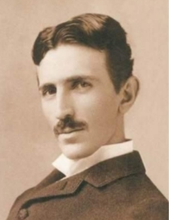
%> input picture Ejercicio3/imagen_tp.png, 169 x 220 px, shrunk from 239 x 311 before the run
$ octave puzzle3.m   (GNU Octave 9; MATLAB toolbox functions it lacks are replaced by stand-ins)
%> lines starting %> are read from the running program, lines starting %| are printed output that depends on the picture
clear all; clc; close all;

[filename, pathname] = uigetfile({'*.jpg;*.jpeg;*.png;*.bmp', 'Imágenes (*.jpg, *.jpeg, *.png, *.bmp)'}, 'Seleccione una imagen');
%> the answer given: Ejercicio3/imagen_tp.png
if isequal(filename, 0)
    disp('No se seleccionó ninguna imagen.');
    return;
end

imagenRGB = imread(fullfile(pathname, filename));
%> imagenRGB is the input picture: size 220x169x3 uint8; mean R, G, B 175.2, 150.1, 128.3
imagenLAB = rgb2lab(imagenRGB);
%> imagenLAB: size 220x169x3 double; mean of channels 1, 2, 3 63.2, 6, 15.1
[alto, ancho, ~] = size(imagenLAB);
%> alto = 220; ancho = 169

alto_pieza = floor(alto / 4);  % Floor para evitar el warning
%> alto_pieza = 55
ancho_pieza = floor(ancho / 4);
%> ancho_pieza = 42

num_piezas = 4;
piezas = cell(num_piezas, num_piezas);

for i = 1:num_piezas
    for j = 1:num_piezas
        fila_inicio = (i-1) * alto_pieza + 1;
        columna_inicio = (j-1) * ancho_pieza + 1;
        fila_fin = i * alto_pieza;
        columna_fin = j * ancho_pieza;
        piezas{i, j} = imagenLAB(fila_inicio:fila_fin, columna_inicio:columna_fin, :);
    end
end
%> after the loop, piezas = 16 items

indices_aleatorios = randperm(num_piezas^2 - 1) + 1;
indices_aleatorios = [1 indices_aleatorios];

piezas_mezcladas = cell(size(piezas));
%> piezas_mezcladas = 16 items
index = 1;
for i = 1:num_piezas
    for j = 1:num_piezas
        piezas_mezcladas{i, j} = piezas{ceil(indices_aleatorios(index) / num_piezas), mod(indices_aleatorios(index)-1, num_piezas) + 1};
        index = index + 1;
    end
end
%> after the loop, index = 17

imagen_mezclada = zeros(alto, ancho, 3, 'like', imagenLAB);
%> imagen_mezclada: size 220x169x3 double; every value is 0
for i = 1:num_piezas
    for j = 1:num_piezas
        fila_inicio = (i-1) * alto_pieza + 1;
        columna_inicio = (j-1) * ancho_pieza + 1;
        fila_fin = i * alto_pieza;
        columna_fin = j * ancho_pieza;
        imagen_mezclada(fila_inicio:fila_fin, columna_inicio:columna_fin, :) = piezas_mezcladas{i, j};
    end
end
%> imagen_mezclada: size 220x169x3 double; mean of channels 1, 2, 3 62.7, 6, 15

piezas_ordenadas = ordenar_piezas(piezas_mezcladas, alto_pieza, ancho_pieza, num_piezas);
%> after the loop in ordenar_piezas, `for i = 1:num_piezas`: diferencia = 120.2; piezas_mezcladas = 16 items
%> piezas_ordenadas = 16 items
imagen_ordenada = zeros(alto, ancho, 3, 'like', imagenLAB);
for i = 1:num_piezas
    for j = 1:num_piezas
        fila_inicio = (i-1) * alto_pieza + 1;
        columna_inicio = (j-1) * ancho_pieza + 1;
        fila_fin = i * alto_pieza;
        columna_fin = j * ancho_pieza;
        imagen_ordenada(fila_inicio:fila_fin, columna_inicio:columna_fin, :) = piezas_ordenadas{i, j};
    end
end
%> imagen_ordenada: size 220x169x3 double; mean of channels 1, 2, 3 62.7, 6, 15

figure;
subplot(1, 3, 1); imshow(imagenRGB); title('Imagen Original');
subplot(1, 3, 2);imshow(lab2rgb(imagen_mezclada)); title('Imagen Mezclada');
%> after `imshow(lab2rgb(imagen_mezclada))`:
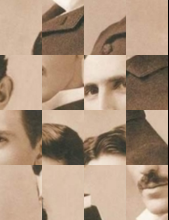
%> displayed picture: size 220x169x3, on the screen's scale of 0 to 255; mean R, G, B 173.9, 148.9, 127.3
subplot(1, 3, 3); imshow(lab2rgb(imagen_ordenada)); title('Imagen Ordenada');
%> after `imshow(lab2rgb(imagen_ordenada))`:
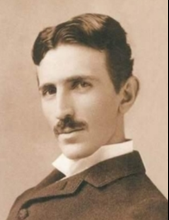
%> displayed picture: size 220x169x3, on the screen's scale of 0 to 255; mean R, G, B 173.9, 148.9, 127.3; mean of the top-left, top-right, bottom-left and bottom-right quarters 170.2, 150.9, 150.8, 128.5

function piezas_ordenadas = ordenar_piezas(piezas_mezcladas, alto_pieza, ancho_pieza, num_piezas)
    % Inicializar la matriz de piezas ordenadas
    piezas_ordenadas = cell(num_piezas, num_piezas);
    piezas_ordenadas{1, 1} = piezas_mezcladas{1, 1}; % La primera pieza se mantiene en su lugar

    for i = 1:num_piezas
        for j = 1:num_piezas
            if i == 1 && j == 1
                continue; % Saltar la primera pieza
            end

            mejor_coincidencia = [];
            minima_diferencia = inf;
            for x = 1:num_piezas
                for y = 1:num_piezas
                    if isempty(piezas_mezcladas{x, y})
                        continue;
                    end

                    if j > 1

                        borde_izquierdo = piezas_ordenadas{i, j-1}(:, end, :);
                        borde_derecho = piezas_mezcladas{x, y}(:, 1, :);
                        diferencia = sum(abs(borde_izquierdo(:) - borde_derecho(:)));
                    elseif i > 1

                        borde_superior = piezas_ordenadas{i-1, j}(end, :, :);
                        borde_inferior = piezas_mezcladas{x, y}(1, :, :);
                        diferencia = sum(abs(borde_superior(:) - borde_inferior(:)));
                    end

                    if diferencia < minima_diferencia
                        minima_diferencia = diferencia;
                        mejor_coincidencia = {x, y};
                    end
                end
            end

            piezas_ordenadas{i, j} = piezas_mezcladas{mejor_coincidencia{1}, mejor_coincidencia{2}};
            piezas_mezcladas{mejor_coincidencia{1}, mejor_coincidencia{2}} = [];
        end
    end
end

$ run again, on Ejercicio3/niños.jpg
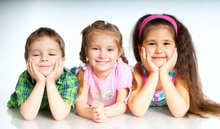
%> input picture Ejercicio3/niños.jpg, 220 x 129 px, shrunk from 1846 x 1084 before the run
%> imagenRGB is the input picture: size 129x220x3 uint8; mean R, G, B 206.4, 191.7, 181.9
%> imagenLAB: size 129x220x3 double; mean of channels 1, 2, 3 78, 4.5, 7.7
%> after the loop `for i = 1:num_piezas`: piezas = 16 items
%> after the loop `for i = 1:num_piezas`: index = 17
%> after the loop in ordenar_piezas, `for i = 1:num_piezas`: diferencia = 274.2; piezas_mezcladas = 16 items
%> `imshow(lab2rgb(imagen_mezclada))`:
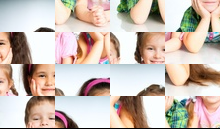
%> displayed picture: size 129x220x3, on the screen's scale of 0 to 255; mean R, G, B 204.6, 189.8, 180.1
%> `imshow(lab2rgb(imagen_ordenada))`:
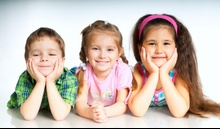
%> displayed picture: size 129x220x3, on the screen's scale of 0 to 255; mean R, G, B 204.6, 189.8, 180.1; mean of the top-left, top-right, bottom-left and bottom-right quarters 204.7, 187.6, 187, 186.7

$ run again, on Ejercicio3/paloma.jpg
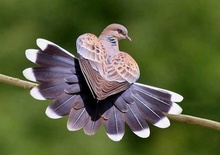
%> input picture Ejercicio3/paloma.jpg, 220 x 155 px, shrunk from 700 x 493 before the run
%> imagenRGB is the input picture: size 155x220x3 uint8; mean R, G, B 89.9, 97.6, 61.1
%> imagenLAB: size 155x220x3 double; mean of channels 1, 2, 3 39.6, -9, 19.5
%> after the loop `for i = 1:num_piezas`: piezas = 16 items
%> after the loop `for i = 1:num_piezas`: index = 17
%> after the loop in ordenar_piezas, `for i = 1:num_piezas`: diferencia = 144.8; piezas_mezcladas = 16 items
%> `imshow(lab2rgb(imagen_mezclada))`:
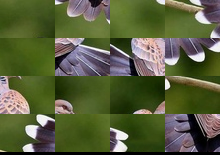
%> displayed picture: size 155x220x3, on the screen's scale of 0 to 255; mean R, G, B 88.3, 95.7, 60.5
%> `imshow(lab2rgb(imagen_ordenada))`:
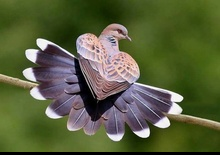
%> displayed picture: size 155x220x3, on the screen's scale of 0 to 255; mean R, G, B 88.3, 95.7, 60.5; mean of the top-left, top-right, bottom-left and bottom-right quarters 84, 75.1, 87.1, 79.7

$ run again, on Ejercicio3/perro.jpg
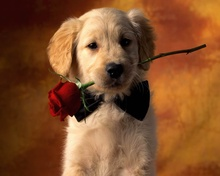
%> input picture Ejercicio3/perro.jpg, 220 x 176 px, shrunk from 1280 x 1024 before the run
%> imagenRGB is the input picture: size 176x220x3 uint8; mean R, G, B 131.7, 80.9, 44.6
%> imagenLAB: size 176x220x3 double; mean of channels 1, 2, 3 38.9, 17.9, 29
%> after the loop `for i = 1:num_piezas`: piezas = 16 items
%> after the loop `for i = 1:num_piezas`: index = 17
%> after the loop in ordenar_piezas, `for i = 1:num_piezas`: diferencia = 80.23; piezas_mezcladas = 16 items
%> `imshow(lab2rgb(imagen_mezclada))`:
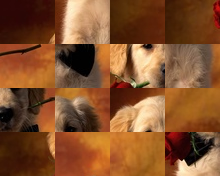
%> displayed picture: size 176x220x3, on the screen's scale of 0 to 255; mean R, G, B 131.7, 80.9, 44.6; mean of the top-left, top-right, bottom-left and bottom-right quarters 85.3, 82.8, 72.6, 102.1
